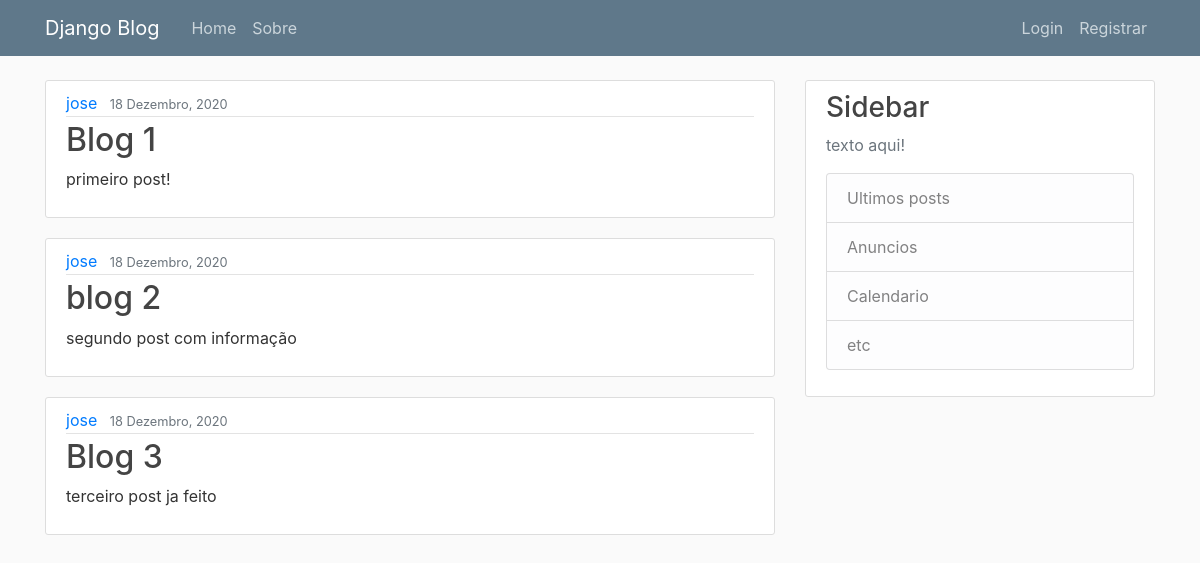
/, run on an earlier commit of the app's database.
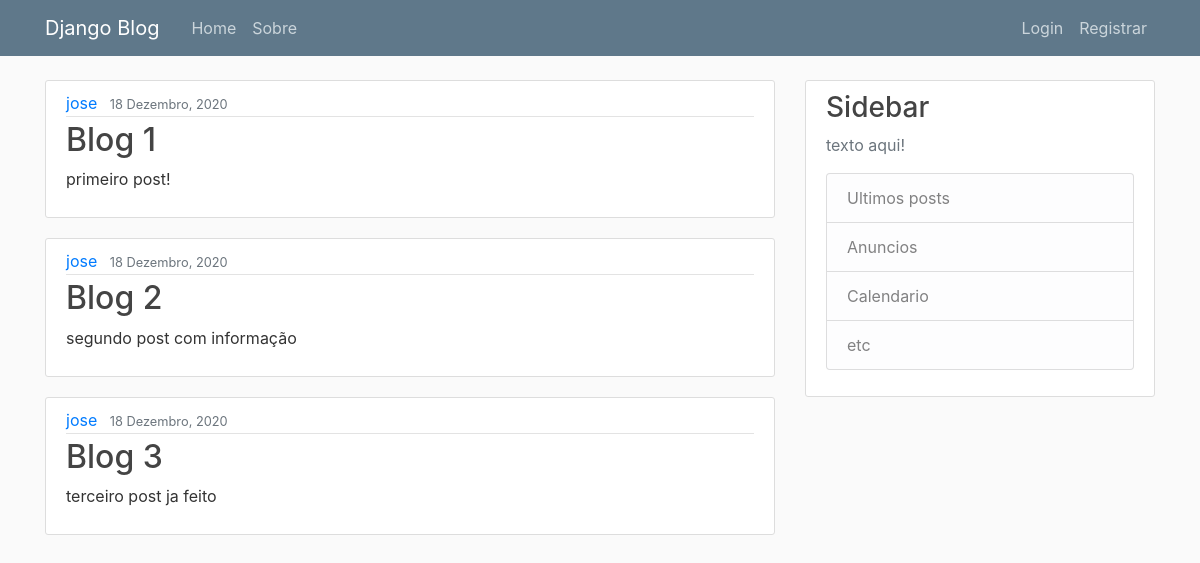
And on a later commit of the database.
### blog/models.py (models this page shows, shortened)
class Post(models.Model):
    title = models.CharField(max_length=100)
    content = models.TextField()
    date_posted = models.DateTimeField(default=timezone.now)
    author = models.ForeignKey(User,on_delete=models.CASCADE)

### blog/views.py (the view)
# urls.py: path('',views.home,name='blog-home'),
def home(request):
    context = {
        'posts':Post.objects.all()
    }
    return render(request, 'blog/home.html',context)

### blog/templates/blog/home.html
{% extends "blog/base.html" %}
{% block content %}
  {% for post in posts %}
  <article class="media content-section">
    <div class="media-body">
      <div class="article-metadata">
        <a class="mr-2" href="#">{{ post.author }}</a>
        <small class="text-muted">{{ post.date_posted|date:"d F, Y" }}</small>
      </div>
      <h2><a class="article-title" href="#">{{ post.title }}</a></h2>
      <p class="article-content">{{ post.content }}</p>
    </div>
  </article>
  {% endfor %}
{% endblock content %}

What changed in the data, as far as the page shows it:
changed Post "segundo post com informação": title "blog 2" → "Blog 2"
